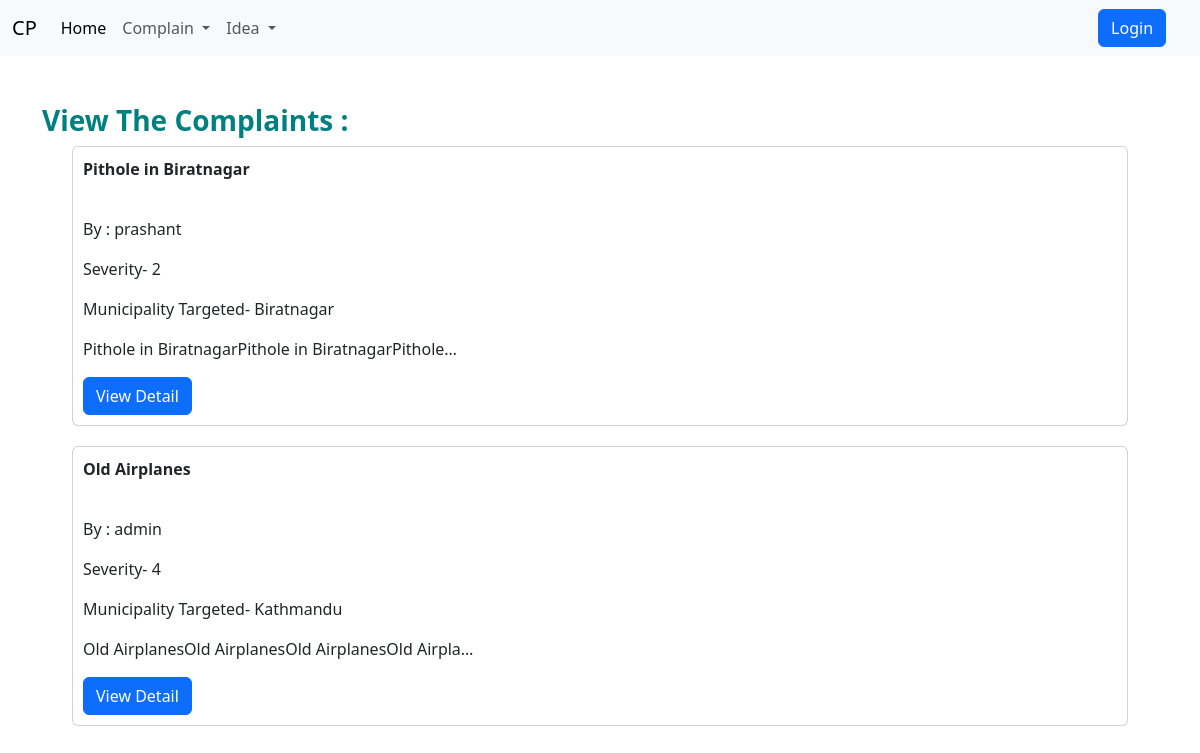
/complain_view/, run on an earlier commit of the app's database.
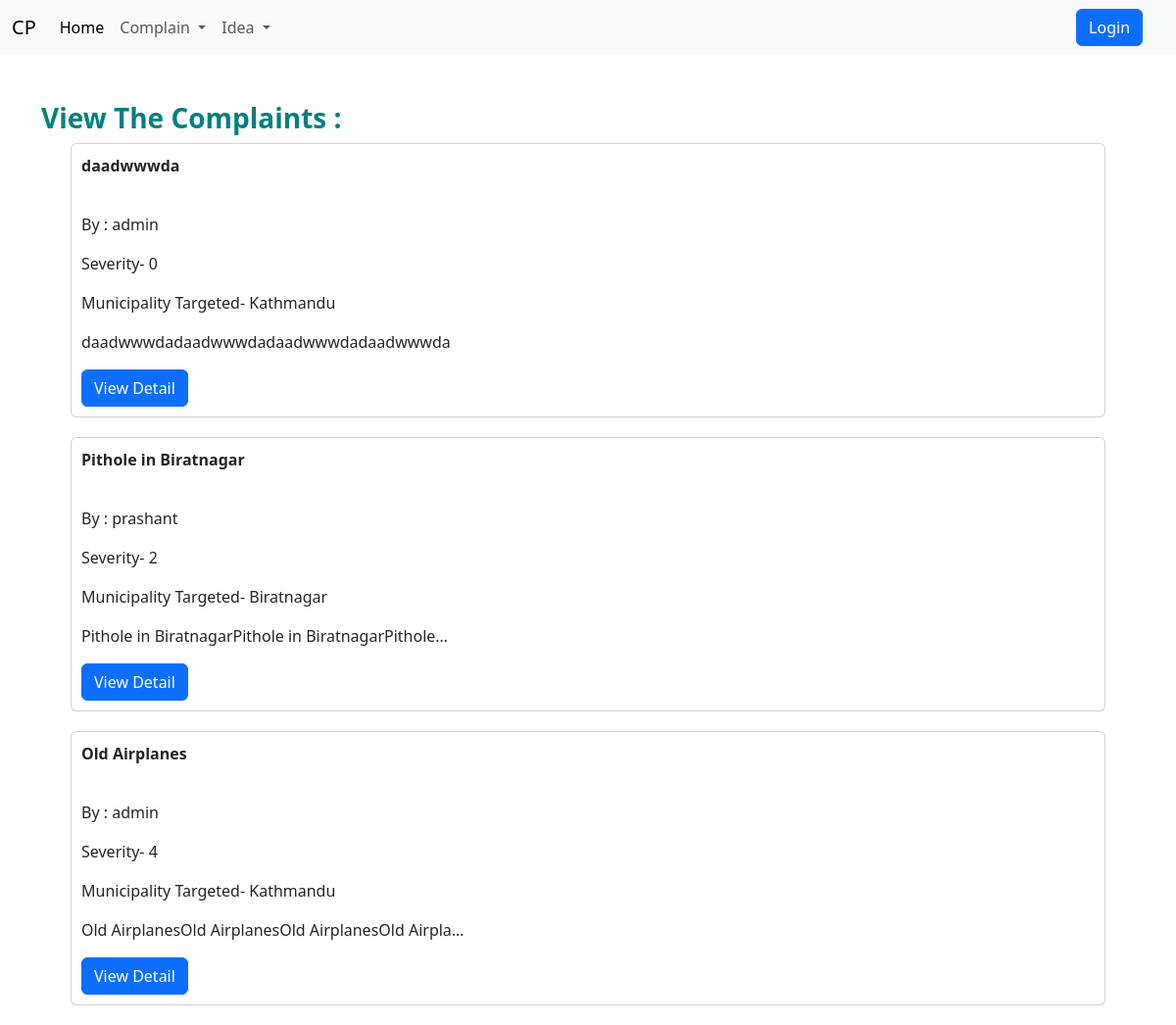
And on a later commit of the database.
### home/models.py (models this page shows, shortened)
class complain(models.Model):
    severe = [
        ('0', '0'),
        ('1', '1'),
        ('2','2'),
        ('3', '3'),
        ('4', '4'),
        ('5','5')
    ]
    department = [
        ('road', 'road'),
        ('water', 'water'),
        ('transportation', 'transportation'),
        ('education','education'),
        ('information technology','information technology'),
        ('finance','finance'),
        ('foreign affairs','foreign affairs'),
        ('agriculture','agriculture'),
        ('health','health'),
    ]
    users = models.ForeignKey(User, on_delete=models.CASCADE)
    title = models.CharField(max_length=100)
    description = models.TextField(null=True, blank=True)
    image = models.ImageField(null=True, blank=True)
    municipality = models.CharField(
        choices=municipality, null=False, blank=False, default='Kathmandu', max_length=50)
    severity = models.CharField(
        choices=severe, default=0, null=False, blank=False, max_length=50)
    department = models.CharField(
        choices=department, null=False, blank=False, default='road', max_length=50)
    date = models.DateField(auto_now_add=True)
    upvote = models.ManyToManyField(User,related_name='complain_likes',blank=True)
    downvote = models.ManyToManyField(User,related_name='complain_dislikes',blank=True)

### home/views.py (the view)
# urls.py: path('complain_view/',complain_view,name='complain_view'),
def complain_view(request):
    complains = complain.objects.all().order_by('-date')
    dictionary = {
        'complains': complains
    }
    return render(request, 'complain_view.html', dictionary)

### home/templates/complain_view.html
{% extends 'base.html' %}
{% block content %}
<br>
<br>
<div class="h1">
    <h3 style="color: teal"><b> View
            The Complaints : </b></h3>
</div>
{% for complain in complains %}
<div class="card" style="margin-left:30px; margin-right:30px; margin-bottom:20px ">
    <div class="" style="padding:10px">
        <p class="fw-semibold"><b> {{ complain.title }}</b> </p>
    </div>
    <div class="fw-light" style="padding:10px">
        <p class="fw-normal">By : {{ complain.users }}</p>
        <p class="fw-normal"> Severity- {{ complain.severity}} </p>
        <p class="fw-normal"> Municipality Targeted- {{ complain.municipality}} </p>
        <p class="fw-normal"> {{ complain.description|truncatechars:50|safe }} </p>
        <button onclick="location.href='{% url 'complain_view_each' complain.id %}'" type="button"
            class="btn btn-primary">View Detail</button>
    </div>
</div>
{% endfor %}
{% endblock content %}

What changed in the data, as far as the page shows it:
added complain: title "daadwwwda", users "admin", severity "0", municipality "Kathmandu", description "daadwwwdadaadwwwdadaadwwwdadaadwwwda"
